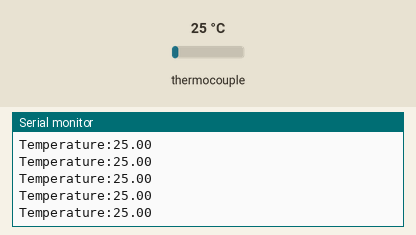
Simulated run of this sketch. Board: Arduino Uno, built with avr-gcc and run on an emulated ATmega328P. Shown: the last lines printed to the serial monitor. Inputs (shaded band) come from the test bench; at power-on: thermocouple 25 °C.

Above: at 1.7 s.
1.8 s: thermocouple set to 6 °C
At 2.19 s:
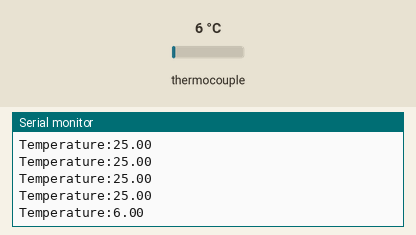
3.3 s: thermocouple set to 75 °C
At 3.44 s:
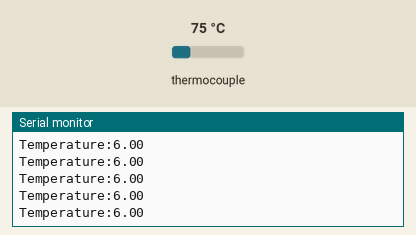
Timing chart, 0 to 6.3 s (numbered marks = the images above; inputs shaded):
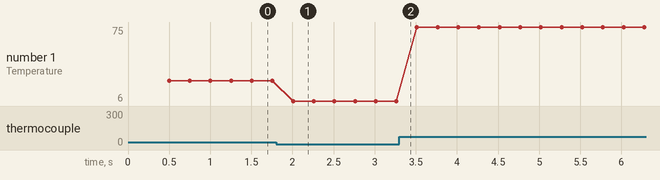

The sketch:

tc_test.ino
```cpp
/*
  tc_test.ino  ·  MAX6675 thermocouple sensor test (no SSR, no UI, no control)
  Board: Arduino UNO

  Purpose: confirm the thermocouple is wired and reading correctly by plotting
  the temperature live. Nothing here drives the heater -- it is read-only.

  LIBRARY (Arduino IDE -> Tools -> Manage Libraries...)
    - "MAX6675 library"  by Adafruit

  WIRING (same pins as the main firmware)
    MAX6675:  VCC -> 5V   GND -> GND   SCK -> D6   CS -> D5   SO (MISO) -> D4

  HOW TO SEE THE PLOT
    1. Upload this sketch.
    2. Tools -> Serial Plotter, set baud to 115200.
    3. The "Temperature" curve appears. (Tools -> Serial Monitor at 115200
       shows the same numbers as text if you prefer.)
*/

#include "max6675.h"

const uint8_t  PIN_TC_SCK = 6;    // MAX6675 SCK
const uint8_t  PIN_TC_CS  = 5;    // MAX6675 CS
const uint8_t  PIN_TC_SO  = 4;    // MAX6675 SO (MISO)
const uint16_t READ_MS    = 250;  // MAX6675 needs >= ~220 ms per conversion

MAX6675 thermocouple(PIN_TC_SCK, PIN_TC_CS, PIN_TC_SO);

void setup() {
  Serial.begin(115200);
  delay(500);   // let the MAX6675 settle after power-up
}

void loop() {
  float t = thermocouple.readCelsius();   // NAN if the thermocouple is open

  // Serial Plotter graphs "label:value" lines. On an open/faulty sensor we plot
  // 0 so the trace stays flat instead of breaking the graph.
  Serial.print("Temperature:");
  Serial.println(isnan(t) ? 0.0 : t, 2);

  delay(READ_MS);
}
```

Measured:
- after the input at 1.8 s, the serial monitor: prints a new line after 0.21 s (image 1)
- plotted number 1: 25 → 6 after the input at 1.8 s, 6 → 75 after the input at 3.3 s
